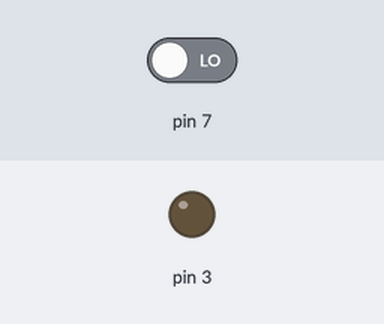
This program was run on a simulated Raspberry Pi (header pin numbers). Shown: output pins drawn as LEDs (lit = HIGH). The test bench sets the inputs (shaded band); at power-on: pin 7 LOW. What the program prints to the terminal is not drawn.

Above: at 1.2 s.
1.3 s: pin 7 driven HIGH
At 2.5 s:
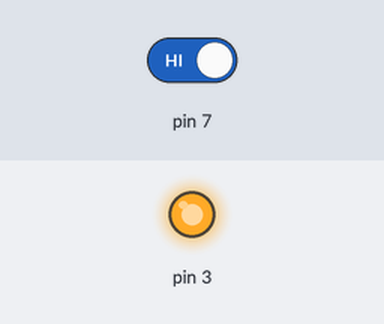
2.8 s: pin 7 driven LOW
At 3.8 s:
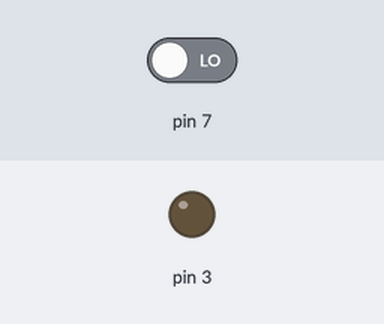
Timing chart, 0 to 5.8 s (numbered marks = the images above; inputs shaded):
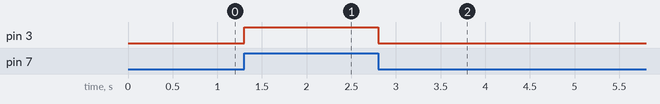

Measured:
- after the input at 1.3 s, pin 3: LOW → HIGH at once
- after the input at 2.8 s, pin 3: HIGH → LOW at once

The program:

DETECTION.py
```python
import RPi.GPIO as GPIO

GPIO.setmode(GPIO.BOARD)

GPIO.setup(3, GPIO.OUT)

GPIO.setup(7, GPIO.IN)

print 'DETECTION SYSTEMS ACTIVATED!'

while True:
	if GPIO.input(7):
		GPIO.output(3,1)
	else:
		GPIO.output(3,0)
```
